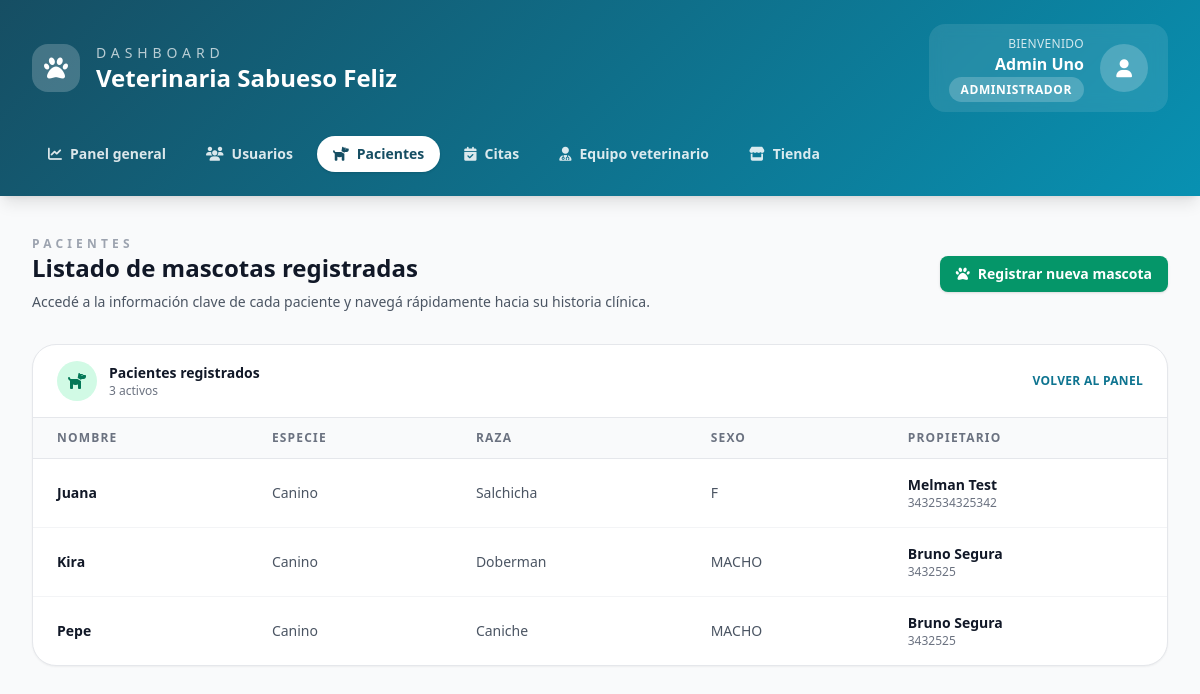
Screenshot of /pacientes/ (signed in) with the database file from the repository.
### Core/models.py (models this page shows, shortened)
class User(AbstractUser):
    ROLES = (
        ("ADMIN", "Administrador"),
        ("VET", "Veterinario"),
        ("ADMIN_OP", "Administrativo"),
        ("OWNER", "Propietario"),
    )
    rol = models.CharField(max_length=20, choices=ROLES)
    telefono = models.CharField(max_length=20, blank=True)
    direccion = models.CharField(max_length=200, blank=True)
    activo = models.BooleanField(default=True)
    avatar = models.ImageField(upload_to="avatars/", blank=True, null=True)
    especialidad = models.CharField(max_length=100, blank=True)  # para veterinarios

class Paciente(models.Model):
    nombre = models.CharField(max_length=100)
    especie = models.CharField(max_length=50)
    raza = models.CharField(max_length=50, blank=True)
    sexo = models.CharField(max_length=10)
    fecha_nacimiento = models.DateField()
    propietario = models.ForeignKey(Propietario, on_delete=models.CASCADE)
    vacunas = models.TextField(blank=True)
    alergias = models.TextField(blank=True)
    foto = models.ImageField(upload_to="pacientes/", blank=True, null=True)

class Propietario(models.Model):
    user = models.OneToOneField(User, on_delete=models.CASCADE)
    telefono = models.CharField(max_length=20, blank=True)
    direccion = models.CharField(max_length=200, blank=True)
    ciudad = models.CharField(max_length=100, blank=True)
    notas = models.TextField(blank=True)

### Core/views.py (the view)
# urls.py: path('pacientes/', views.listar_pacientes, name='listar_pacientes'),
@login_required
def listar_pacientes(request):
    if request.user.rol not in {"ADMIN", "ADMIN_OP"}:
        messages.error(request, "No tienes permiso para ver esta página.")
        return redirect("dashboard")
    pacientes = Paciente.objects.all().order_by("nombre")
    return render(request, "core/pacientes.html", {"pacientes": pacientes})

### Core/templates/core/pacientes.html (shortened to what this page needs)
{% extends "core/dashboard.html" %}
{% block content %}
<div class="space-y-8">
    <div class="flex flex-wrap items-center justify-between gap-4">
        <div>
            <p class="text-xs font-semibold uppercase tracking-[0.35em] text-gray-400">Pacientes</p>
            <h2 class="text-2xl font-bold text-gray-900">Listado de mascotas registradas</h2>
            <p class="mt-2 max-w-2xl text-sm text-gray-600">
                Accedé a la información clave de cada paciente y navegá rápidamente hacia su historia clínica.
            </p>
        </div>
        <a href="{% url 'crear_mascota_admin' %}" class="inline-flex items-center gap-2 rounded-lg bg-emerald-600 px-4 py-2 text-sm font-semibold text-white shadow hover:bg-emerald-700">
            <i class="fas fa-paw"></i>
            Registrar nueva mascota
        </a>
    </div>
    <div class="overflow-hidden rounded-3xl border border-gray-200 bg-white shadow-sm">
        <div class="flex items-center justify-between border-b border-gray-200 px-6 py-4">
            <div class="flex items-center gap-3">
                <div class="flex h-10 w-10 items-center justify-center rounded-full bg-emerald-100 text-emerald-700">
                    <i class="fas fa-dog"></i>
                </div>
                <div>
                    <p class="text-sm font-semibold text-gray-900">Pacientes registrados</p>
                    <p class="text-xs text-gray-500">{{ pacientes|length }} activos</p>
                </div>
            </div>
            <a href="{% url 'dashboard' %}" class="text-xs font-semibold uppercase tracking-wide text-cyan-700 hover:text-cyan-900">
                Volver al panel
            </a>
        </div>
        <div class="overflow-x-auto">
            <table class="min-w-full divide-y divide-gray-200 text-sm">
                <thead class="bg-gray-50">
                    <tr>
                        <th scope="col" class="px-6 py-3 text-left text-xs font-semibold uppercase tracking-widest text-gray-500">Nombre</th>
                        <th scope="col" class="px-6 py-3 text-left text-xs font-semibold uppercase tracking-widest text-gray-500">Especie</th>
                        <th scope="col" class="px-6 py-3 text-left text-xs font-semibold uppercase tracking-widest text-gray-500">Raza</th>
                        <th scope="col" class="px-6 py-3 text-left text-xs font-semibold uppercase tracking-widest text-gray-500">Sexo</th>
                        <th scope="col" class="px-6 py-3 text-left text-xs font-semibold uppercase tracking-widest text-gray-500">Propietario</th>
                    </tr>
                </thead>
                <tbody class="divide-y divide-gray-100">
                    {% for paciente in pacientes %}
                        <tr class="hover:bg-emerald-50/40">
                            <td class="whitespace-nowrap px-6 py-4 font-semibold text-gray-900">{{ paciente.nombre }}</td>
                            <td class="px-6 py-4 text-gray-600 capitalize">{{ paciente.especie|default:"—" }}</td>
                            <td class="px-6 py-4 text-gray-600">{{ paciente.raza|default:"—" }}</td>
                            <td class="px-6 py-4 text-gray-600 uppercase">{{ paciente.sexo|default:"—" }}</td>
                            <td class="px-6 py-4 text-gray-600">
                                {% if paciente.propietario %}
                                    <div class="flex flex-col">
                                        <span class="font-semibold text-gray-900">{{ paciente.propietario.user.get_full_name|default:paciente.propietario.user.username }}</span>
                                        {% if paciente.propietario.telefono %}
                                            <span class="text-xs text-gray-500">{{ paciente.propietario.telefono }}</span>
                                        {% endif %}
                                    </div>
                                {% else %}
                                    <span class="text-sm text-gray-400">Sin propietario</span>
                                {% endif %}
                            </td>
                        </tr>
                    {% endfor %}
                </tbody>
            </table>
        </div>
    </div>
</div>
{% endblock %}

### Core/templates/core/dashboard.html (shortened to what this page needs)
<!DOCTYPE html>
<html lang="es">
<head>
    <script src="https://cdn.tailwindcss.com"></script>
    <link href="https://cdnjs.cloudflare.com/ajax/libs/font-awesome/6.4.0/css/all.min.css" rel="stylesheet">
</head>
<body class="bg-gray-50 min-h-screen">
    <header class="gradient-bg text-white shadow-lg">
        <div class="max-w-7xl mx-auto px-4 sm:px-6 lg:px-8">
            <div class="flex flex-col gap-6 py-6">
                <div class="flex flex-col gap-4 lg:flex-row lg:items-center lg:justify-between">
                    <div class="flex items-center space-x-4">
                        <div class="flex h-12 w-12 items-center justify-center rounded-2xl bg-white/20">
                            <i class="fas fa-paw text-2xl"></i>
                        </div>
                        <div>
                            <p class="text-sm uppercase tracking-[0.35em] text-white/70">Dashboard</p>
                            <h1 class="text-2xl font-bold leading-tight">Veterinaria Sabueso Feliz</h1>
                        </div>
                    </div>
                    <div class="flex items-center space-x-4 rounded-2xl bg-white/10 px-5 py-3 backdrop-blur">
                        <div class="text-right">
                            <p class="text-xs uppercase tracking-wide text-white/80">Bienvenido</p>
                            <p class="font-semibold">{{ request.user.get_full_name|default:request.user.username }}</p>
                            <span class="status-badge bg-white/20 text-white">{{ request.user.get_rol_display }}</span>
                        </div>
                        <div class="flex h-12 w-12 items-center justify-center rounded-full bg-white/20">
                            <i class="fas fa-user text-lg"></i>
                        </div>
                    </div>
                </div>
                {% with current=request.resolver_match.url_name %}
                    <nav class="flex flex-wrap items-center gap-2">
                        {% if request.user.rol == "ADMIN" %}
                            <a href="{% url 'dashboard' %}"
                               class="rounded-full px-4 py-2 text-sm font-semibold transition-colors {% if current == 'dashboard' %}bg-white text-cyan-900 shadow{% else %}text-white/85 hover:bg-white/10{% endif %}">
                                <i class="fas fa-chart-line mr-2"></i>Panel general
                            </a>
                            <a href="{% url 'listar_usuarios' %}"
                               class="rounded-full px-4 py-2 text-sm font-semibold transition-colors {% if current == 'listar_usuarios' %}bg-white text-cyan-900 shadow{% else %}text-white/85 hover:bg-white/10{% endif %}">
                                <i class="fas fa-users mr-2"></i>Usuarios
                            </a>
                            <a href="{% url 'listar_pacientes' %}"
                               class="rounded-full px-4 py-2 text-sm font-semibold transition-colors {% if current == 'listar_pacientes' %}bg-white text-cyan-900 shadow{% else %}text-white/85 hover:bg-white/10{% endif %}">
                                <i class="fas fa-dog mr-2"></i>Pacientes
                            </a>
                            <a href="{% url 'listar_citas_admin' %}"
                               class="rounded-full px-4 py-2 text-sm font-semibold transition-colors {% if current == 'listar_citas_admin' or current == 'asignar_veterinario_citas' %}bg-white text-cyan-900 shadow{% else %}text-white/85 hover:bg-white/10{% endif %}">
                                <i class="fas fa-calendar-check mr-2"></i>Citas
                            </a>
                            <a href="{% url 'dashboard_veterinarios' %}"
                               class="rounded-full px-4 py-2 text-sm font-semibold transition-colors {% if current == 'dashboard_veterinarios' %}bg-white text-cyan-900 shadow{% else %}text-white/85 hover:bg-white/10{% endif %}">
                                <i class="fas fa-user-md mr-2"></i>Equipo veterinario
                            </a>
                            <a href="{% url 'admin_productos_list' %}"
                               class="rounded-full px-4 py-2 text-sm font-semibold transition-colors {% if current == 'admin_productos_list' %}bg-white text-cyan-900 shadow{% else %}text-white/85 hover:bg-white/10{% endif %}">
                                <i class="fas fa-store mr-2"></i>Tienda
                            </a>
                        {% endif %}
                    </nav>
                {% endwith %}
            </div>
        </div>
    </header>
    <main class="max-w-7xl mx-auto px-4 sm:px-6 lg:px-8 py-10">
        {% block content %}{% endblock %}
    </main>
</body>
</html>

### Core/templates/core/dashboard.html (style rules this page uses)
:root { --primary: #164e63; --primary-light: #0891b2; --secondary: #8b5cf6; --accent: #06b6d4; --success: #10b981; --warning: #f59e0b; --danger: #ef4444; --light: #f8fafc; --muted: #64748b; }
.gradient-bg { background: linear-gradient(135deg, var(--primary) 0%, var(--primary-light) 100%); }
.status-badge { font-size: 0.75rem; padding: 0.25rem 0.75rem; border-radius: 9999px; font-weight: 600; text-transform: uppercase; letter-spacing: 0.05em; }

### rows the page displays
User: user.get_full_name "Admin Uno", user.rol "ADMINISTRADOR"
Paciente: nombre "Juana", especie "Canino", raza "Salchicha", sexo "F", propietario.user.get_full_name "Melman Test", propietario.telefono "3432534325342"
Paciente: nombre "Kira", especie "Canino", raza "Doberman", sexo "MACHO", propietario.user.get_full_name "Bruno Segura", propietario.telefono "3432525"
Paciente: nombre "Pepe", especie "Canino", raza "Caniche", sexo "MACHO", propietario.user.get_full_name "Bruno Segura", propietario.telefono "3432525"

### other values shown
{{ pacientes|length }} "3"
